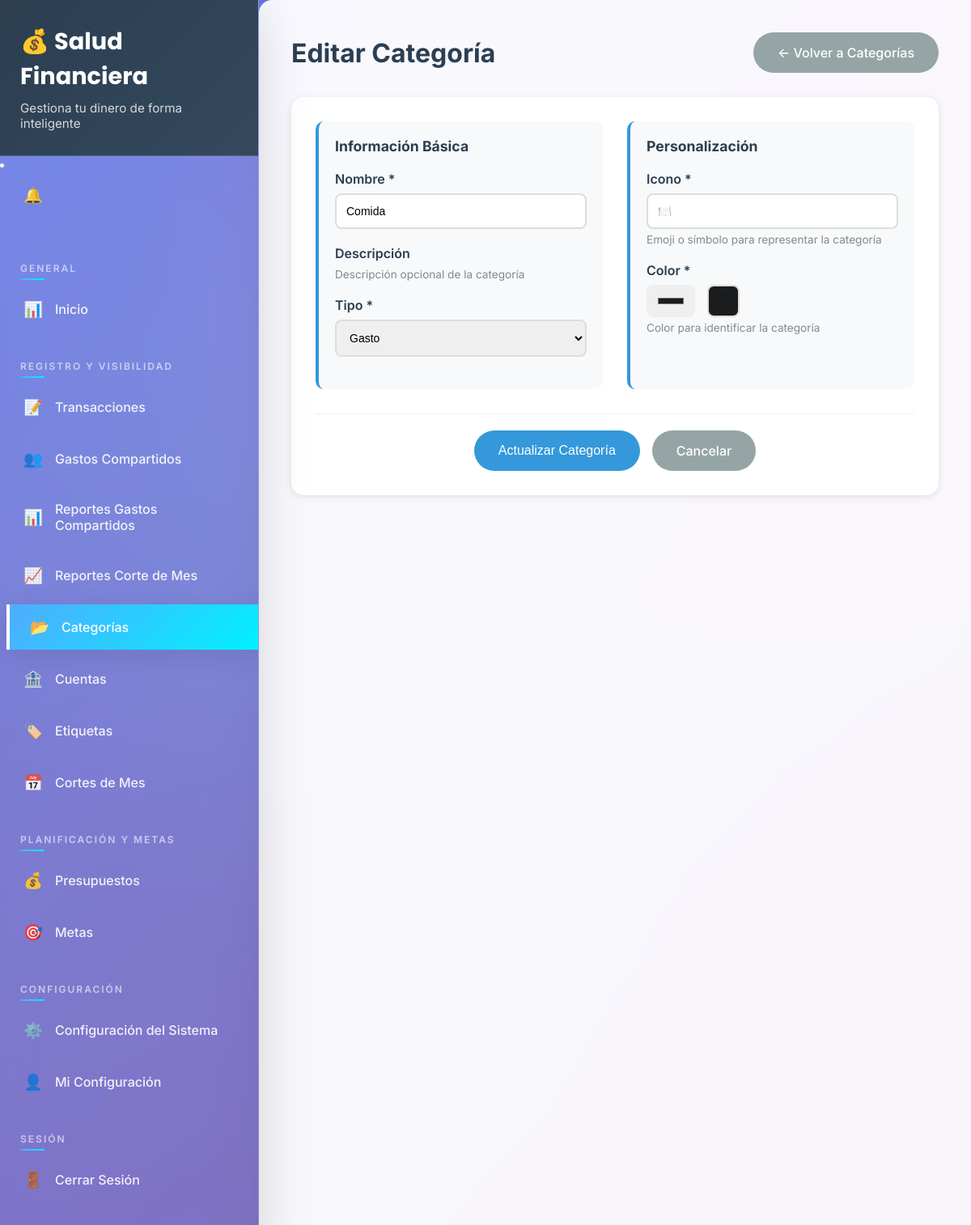
The page /finanzas/categorias/1/editar/ (signed in) on the database its author committed.
### finanzas/models.py (models this page shows, shortened)
class Categoria(models.Model):
    TIPO_CHOICES = [
        ('ingreso', 'Ingreso'),
        ('gasto', 'Gasto'),
        ('ambos', 'Ambos'),
    ]
    nombre = models.CharField(max_length=100)
    icono = models.CharField(max_length=50, default='📊')  # Emoji como icono
    color = models.CharField(max_length=7, default='#3498db')  # Color en hex
    tipo = models.CharField(max_length=10, choices=TIPO_CHOICES, default='gasto')
    usuario = models.ForeignKey(User, on_delete=models.CASCADE, related_name='categorias')
    activa = models.BooleanField(default=True)
    fecha_creacion = models.DateTimeField(auto_now_add=True)
    class Meta:
        unique_together = ['nombre', 'usuario']
        ordering = ['nombre']

### finanzas/views.py (the view)
# urls.py: path('categorias/<int:pk>/editar/', views.categoria_editar, name='categoria_editar'),
@login_required(login_url='/finanzas/')
def categoria_editar(request, pk):
    categoria = get_object_or_404(Categoria, pk=pk, usuario=request.user)
    if request.method == 'POST':
        form = CategoriaForm(request.POST, instance=categoria, user=request.user)
        if form.is_valid():
            form.save()
            messages.success(request, 'Categoría actualizada exitosamente.')
            return redirect('categorias_lista')
    else:
        form = CategoriaForm(instance=categoria, user=request.user)
    context = {
        'form': form,
        'categoria': categoria,
        'titulo': 'Editar Categoría',
    }
    return render(request, 'categorias/form.html', context)

### finanzas/forms.py
class CategoriaForm(forms.ModelForm):
    class Meta:
        model = Categoria
        fields = ['nombre', 'icono', 'color', 'tipo']
        widgets = {
            'nombre': forms.TextInput(attrs={'class': 'form-control', 'placeholder': 'Nombre de la categoría'}),
            'icono': forms.TextInput(attrs={'class': 'form-control', 'placeholder': '📊'}),
            'color': forms.TextInput(attrs={'class': 'form-control', 'type': 'color'}),
            'tipo': forms.Select(attrs={'class': 'form-control'}),
        }
    def __init__(self, *args, **kwargs):
        user = kwargs.pop('user', None)
        super().__init__(*args, **kwargs)
        if user:
            self.instance.usuario = user

### finanzas/context_processors.py (called while the page is built)
def notificaciones_no_leidas(request):
    if request.user.is_authenticated:
        count = Notificacion.objects.filter(usuario=request.user, leida=False).count()
        return {'notificaciones_no_leidas_count': count}
    return {'notificaciones_no_leidas_count': 0}

### finanzas/templates/categorias/form.html (shortened to what this page needs)
{% extends 'base/base.html' %}
{% block content %}
<div class="form-container">
    <div class="page-header">
        <h1>{{ titulo }}</h1>
        <a href="{% url 'categorias_lista' %}" class="btn-secondary">
            ← Volver a Categorías
        </a>
    </div>
    <div class="form-card">
        <form method="post" class="category-form">
            <div class="form-grid">
                <div class="form-section">
                    <h3>Información Básica</h3>
                    <div class="form-group">
                        <label for="{{ form.nombre.id_for_label }}">Nombre *</label>
                        {{ form.nombre }}
                    </div>
                    <div class="form-group">
                        <label for="{{ form.descripcion.id_for_label }}">Descripción</label>
                        <small class="help-text">Descripción opcional de la categoría</small>
                    </div>
                    <div class="form-group">
                        <label for="{{ form.tipo.id_for_label }}">Tipo *</label>
                        {{ form.tipo }}
                    </div>
                </div>
                <div class="form-section">
                    <h3>Personalización</h3>
                    <div class="form-group">
                        <label for="{{ form.icono.id_for_label }}">Icono *</label>
                        {{ form.icono }}
                        <small class="help-text">Emoji o símbolo para representar la categoría</small>
                    </div>
                    <div class="form-group">
                        <label for="{{ form.color.id_for_label }}">Color *</label>
                        <div class="color-picker-container">
                            {{ form.color }}
                            <div class="color-preview" id="color-preview"></div>
                        </div>
                        <small class="help-text">Color para identificar la categoría</small>
                    </div>
                </div>
            </div>
            <div class="form-actions">
                <button type="submit" class="btn-primary">
                    {% if categoria %}Actualizar{% else %}Crear{% endif %} Categoría
                </button>
                <a href="{% url 'categorias_lista' %}" class="btn-secondary">Cancelar</a>
            </div>
        </form>
    </div>
</div>
{% endblock %}

### finanzas/templates/base/base.html (style rules this page uses)
:root { --primary-gradient: linear-gradient(135deg, #667eea 0%, #764ba2 100%); --secondary-gradient: linear-gradient(135deg, #f093fb 0%, #f5576c 100%); --success-gradient: linear-gradient(135deg, #4facfe 0%, #00f2fe 100%); --warning-gradient: linear-gradient(135deg, #fa709a 0%, #fee140 100%); --danger-gradient: linear-gradient(135deg, #ff9a9e 0%, #fecfef 100%); --dark-gradient: linear-gradient(135deg, #2c3e50 0%, #34495e 100%); --glass-bg: rgba(255, 255, 255, 0.1); --glass-border: rgba(255, 255, 255, 0.2); --shadow-soft: 0 8px 32px rgba(0, 0, 0, 0.1); --shadow-strong: 0 20px 60px rgba(0, 0, 0, 0.15); --border-radius: 16px; --transition: all 0.3s cubic-bezier(0.4, 0, 0.2, 1); }
* { margin: 0; padding: 0; box-sizing: border-box; }
body { font-family: 'Inter', -apple-system, BlinkMacSystemFont, 'Segoe UI', Roboto, sans-serif; background: var(--primary-gradient); min-height: 100vh; overflow-x: hidden; position: relative; }
body::before { content: ''; position: fixed; top: 0; left: 0; width: 100%; height: 100%; background-image: radial-gradient(circle at 20% 80%, rgba(120, 119, 198, 0.3) 0%, transparent 50%), radial-gradient(circle at 80% 20%, rgba(255, 119, 198, 0.3) 0%, transparent 50%), radial-gradient(circle at 40% 40%, rgba(120, 219, 255, 0.2) 0%, transparent 50%); pointer-events: none; z-index: -1; animation: float 20s ease-in-out infinite; }

### finanzas/templates/categorias/form.html (style rules this page uses)
.form-container { max-width: 800px; margin: 0 auto; }
.page-header { display: flex; justify-content: space-between; align-items: center; margin-bottom: 30px; }
.page-header h1 { margin: 0; color: #2c3e50; }
.form-card { background: white; padding: 30px; border-radius: 15px; box-shadow: 0 2px 10px rgba(0,0,0,0.1); }
.form-grid { display: grid; grid-template-columns: repeat(auto-fit, minmax(300px, 1fr)); gap: 30px; margin-bottom: 30px; }
.form-section { background: #f8f9fa; padding: 20px; border-radius: 10px; border-left: 4px solid #3498db; }
.form-section h3 { margin: 0 0 20px 0; color: #2c3e50; font-size: 1.1rem; }
.form-group { margin-bottom: 20px; }
.form-group label { display: block; margin-bottom: 8px; font-weight: 600; color: #2c3e50; }
.form-group input, .form-group select, .form-group textarea { width: 100%; padding: 12px; border: 2px solid #ddd; border-radius: 8px; font-size: 14px; transition: border-color 0.3s ease; box-sizing: border-box; }
.help-text { display: block; margin-top: 5px; font-size: 0.85rem; color: #7f8c8d; }
.color-picker-container { display: flex; align-items: center; gap: 15px; }
.color-picker-container input[type="color"] { width: 60px; height: 40px; border: none; border-radius: 8px; cursor: pointer; }
.color-preview { width: 40px; height: 40px; border-radius: 8px; border: 2px solid #ddd; background: #3498db; }
.btn-primary { background: #3498db; color: white; padding: 15px 30px; border: none; border-radius: 25px; font-size: 1rem; font-weight: 500; cursor: pointer; transition: background 0.3s ease; }
.btn-secondary { background: #95a5a6; color: white; padding: 15px 30px; border: none; border-radius: 25px; text-decoration: none; font-size: 1rem; font-weight: 500; transition: background 0.3s ease; }
.form-actions { display: flex; gap: 15px; justify-content: center; padding-top: 20px; border-top: 1px solid #ecf0f1; }

### rows shown on the page
Categoria: nombre "Comida", tipo "Gasto", icono "🍽️", color "#1b1c1d"

### other values the page prints
{{ titulo }} "Editar Categoría"
